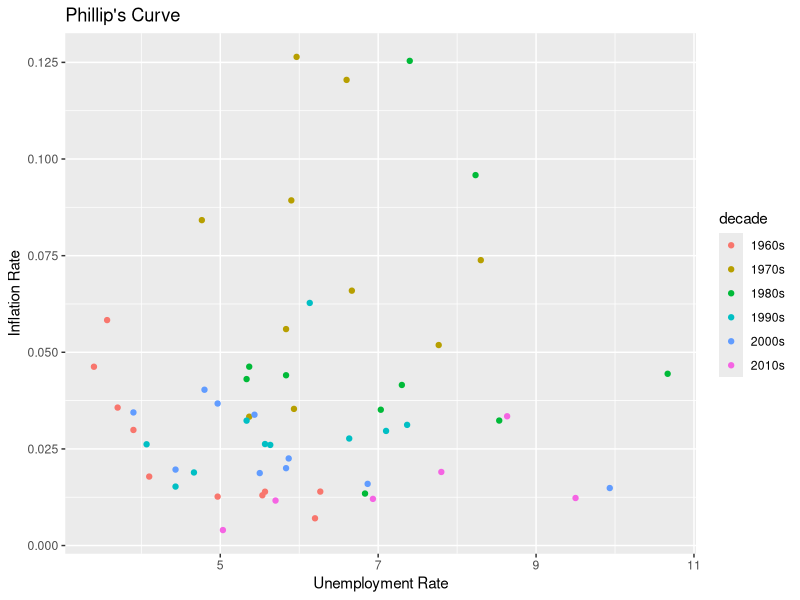

The R source for this figure:
## ---- chunk 1
library(tidyverse)
## ---- chunk 2
fredRaw = read.csv("fredgraph.csv")
fredRaw
## ---- chunk 3
fred <- fredRaw %>%
  mutate(year = as.numeric(strtrim(DATE, 4)),
         month = as.numeric(substring(DATE, 6, 7))) %>%
  filter(year >= 1959) %>%
  filter(month == 10)

fred <- transform(fred, prev_cpi = c(NA, CPIAUCSL[-length(CPIAUCSL)]))

fred <- fred %>%
  mutate(
    cpi_change = (CPIAUCSL - prev_cpi) / prev_cpi,
    dec = substr(DATE, 1, 3),
    ade = "0s",
    decade = paste(dec, ade, sep = "")
  ) %>%
  filter(year >= 1960)

fredSummary <- fred %>%
  summarise(year, unemployment = as.double(UNRATE), cpi_change, decade)
fredSummary
## ---- chunk 4
fredSummary %>%
  ggplot(aes(x = unemployment, y = cpi_change, color = decade)) +
  geom_point() +
  labs(
    title = "Phillip's Curve",
    x = "Unemployment Rate",
    y = "Inflation Rate"
)

